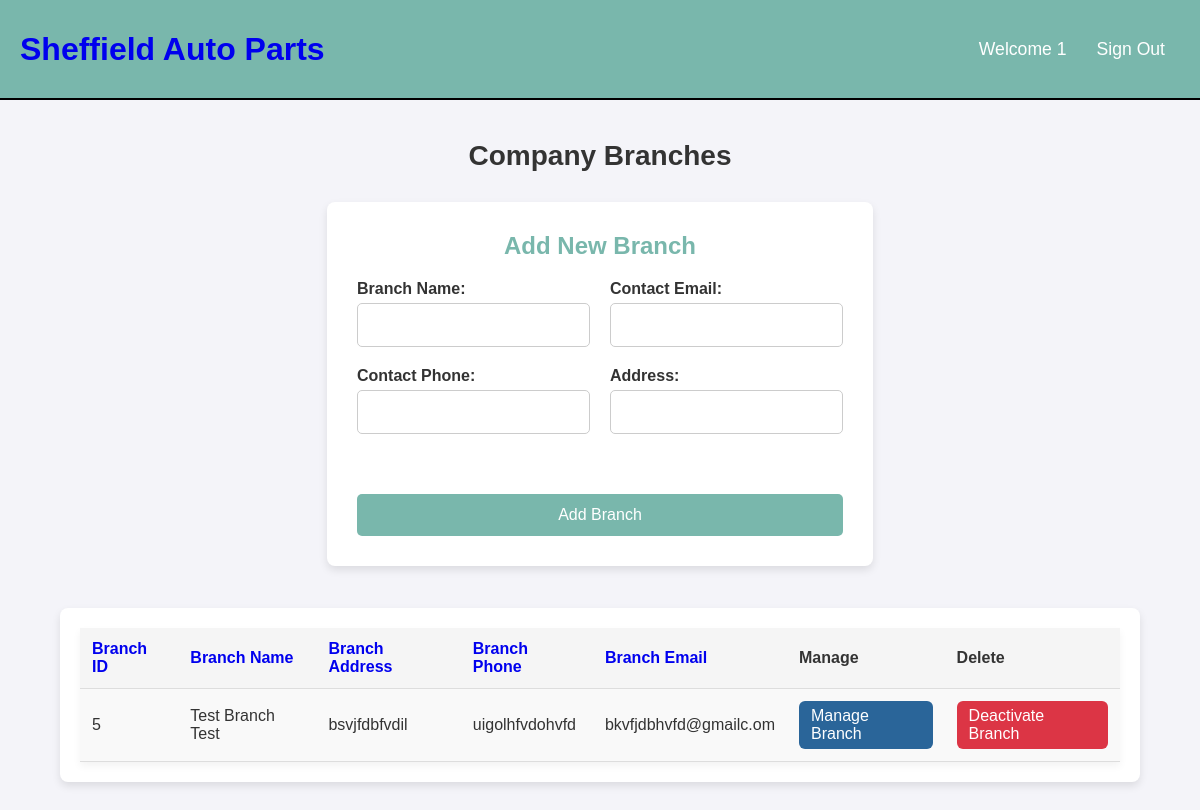
The app's page /view_branches.php (signed in), older data.
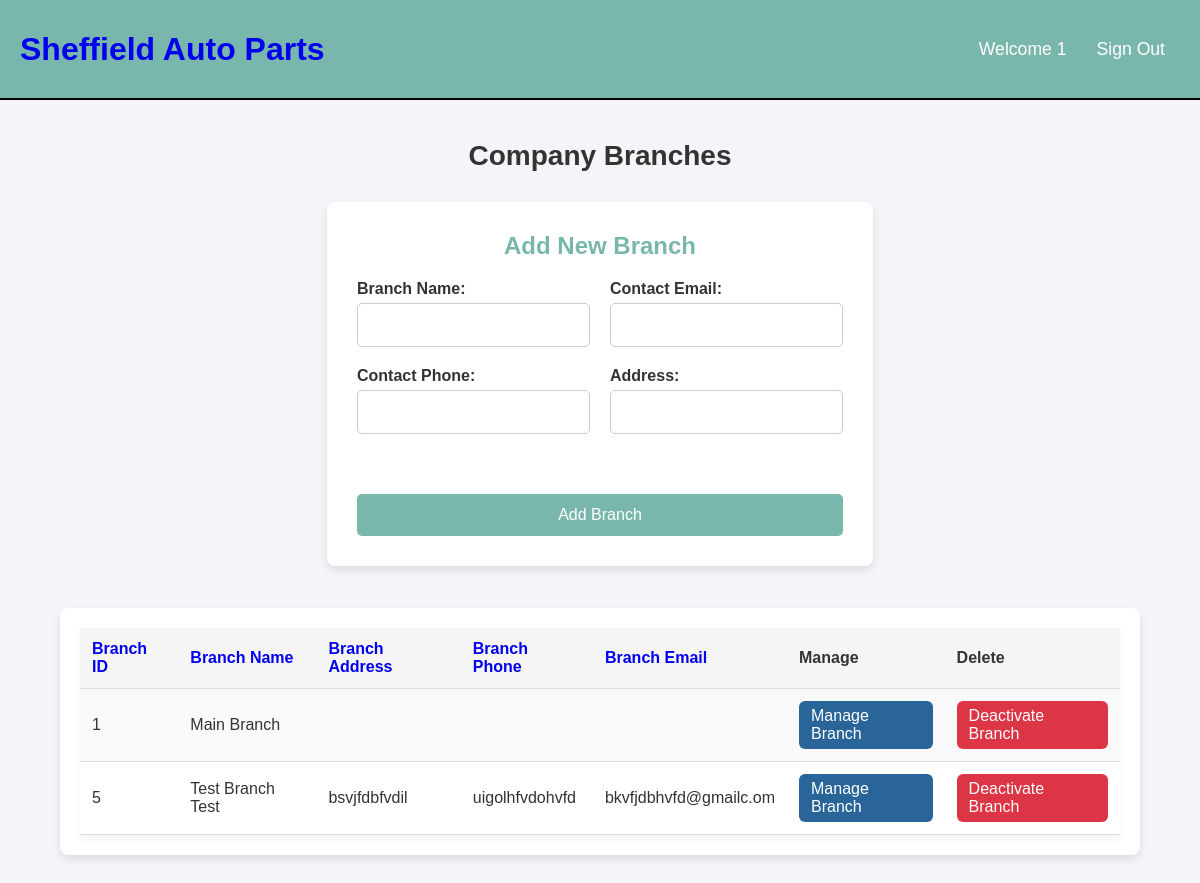
The same page, newer data.
### tables this page shows
CREATE TABLE `branches` (
  `branch_id` int(11) NOT NULL,
  `branch_name` varchar(255) NOT NULL,
  `branch_address` varchar(255) DEFAULT NULL,
  `branch_phone` varchar(20) DEFAULT NULL,
  `branch_email` varchar(255) DEFAULT NULL
);

### view_branches.php (the view, shortened to what this page needs)
<?php
include('include/init.php');
$sort_column = isset($_GET['sort_column']) ? $_GET['sort_column'] : 'branch_id';
$sort_order = isset($_GET['sort_order']) && $_GET['sort_order'] === 'desc' ? 'desc' : 'asc';
$next_sort_order = $sort_order === 'asc' ? 'desc' : 'asc';
$sql = "SELECT branch_id, branch_name, branch_address, branch_phone, branch_email FROM branches
        ORDER BY $sort_column $sort_order";
$result = $con->query($sql);
?>
<!DOCTYPE html>
<html lang="en">
<head>
    <link rel="stylesheet" href="style/base.css">
    <link rel="stylesheet" href="style/tablelist.css">
</head>
<body>
<?php include('include/header.php')?>
    <div class="page-container">
        <h2 class="page-title">Company Branches</h2>
        <form action="view_branches.php" method="POST" class="adding-form">
            <h3>Add New Branch</h3>
            <div class="form-columns">
                <div class="left-column">
                    <div class="form-box">
                        <label for="branch_name">Branch Name:</label>
                        <input type="text" id="branch_name" name="branch_name" required>
                    </div>
                    <div class="form-box">
                        <label for="branch_phone">Contact Phone:</label>
                        <input type="text" id="branch_phone" name="branch_phone" required>
                    </div>
                </div>
                <div class="right-column">
                    <div class="form-box">
                        <label for="branch_email">Contact Email:</label>
                        <input type="email" id="branch_email" name="branch_email" required>
                    </div>
                    <div class="form-box">
                        <label for="branch_address">Address:</label>
                        <input type="text" id="branch_address" name="branch_address" required>
                    </div>
                </div>
            </div>
            <button type="submit" name="add_branch" class="save-btn">Add Branch</button>
        </form>
        <div class="table-container">
            <table class="inventory-list">
                <thead>
                    <tr>
                        <th><a href="?sort_column=branch_id&sort_order=<?php echo $next_sort_order; ?>">Branch ID</a></th>
                        <th><a href="?sort_column=branch_name&sort_order=<?php echo $next_sort_order; ?>">Branch Name</a></th>
                        <th><a href="?sort_column=branch_address&sort_order=<?php echo $next_sort_order; ?>">Branch Address</a></th>
                        <th><a href="?sort_column=branch_phone&sort_order=<?php echo $next_sort_order; ?>">Branch Phone</a></th>
                        <th><a href="?sort_column=branch_email&sort_order=<?php echo $next_sort_order; ?>">Branch Email</a></th>
                        <th>Manage</th>
                        <th>Delete</th>
                    </tr>
                </thead>
                <tbody>
                    <?php if ($result->num_rows > 0): ?>
                        <?php while ($row = $result->fetch_assoc()): ?>
                            <tr>
                                <td><?php echo htmlspecialchars($row['branch_id']); ?></td>
                                <td><?php echo htmlspecialchars($row['branch_name']); ?></td>
                                <td><?php echo htmlspecialchars($row['branch_address']); ?></td>
                                <td><?php echo htmlspecialchars($row['branch_phone']); ?></td>
                                <td><?php echo htmlspecialchars($row['branch_email']); ?></td>
                                <td><a href="manage_branches.php?branch_id=<?php echo $row['branch_id']; ?>" class="manage-btn">Manage Branch</a></td>
                                <td><a href="view_branches.php?deactivate_branch_id=<?php echo $row['branch_id']; ?>" class="remove-btn" onclick="return confirm('Are you sure you want to deactivate this branch?');">Deactivate Branch</a></td>
                            </tr>
                        <?php endwhile; ?>
                    <?php else: ?>
                        <tr>
                            <td colspan="7">No branches found.</td>
                        </tr>
                    <?php endif; ?>
                </tbody>
            </table>
        </div>
    </div>
</body>
</html>

Row changes from the older to the newer data that the page shows:
added branches: branch_id "1", branch_name "Main Branch"
